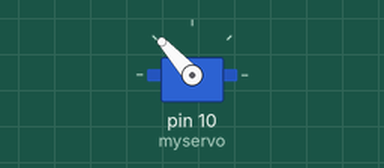
Bench run of a sketch on a simulated Arduino Uno, built with avr-gcc and run on an emulated ATmega328P. Shown: servo. What the sketch prints to the serial monitor is not drawn.

Above: at 0.05 s.
At 0.8 s:
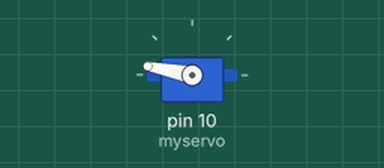
At 1.35 s:
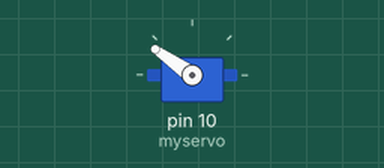
At 2.75 s:
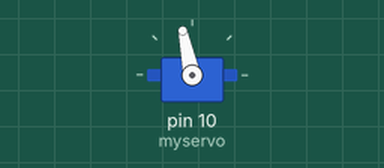
Timing chart, 0 to 7.6 s (numbered marks = the images above):
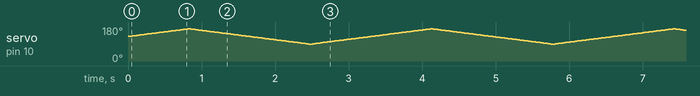

The sketch:

ServoSweep.ino
```cpp
#include <Servo.h>

Servo myservo;  // create servo object to control a servo
// twelve servo objects can be created on most boards

const int MID = 130; //MID point is 112 degree
//variables to store the servo position
int start = 0;
int endpoint = 0;
int pos = 0;
int rightpoint = start+20;
int leftpoint = start-20;
void setup() {
  myservo.attach(10);  //connect signal to pin 9
  /*leftpoint = myservo.read();
  Serial.print(leftpoint);*/
  // initialize position to mid
  myservo.write(MID);
  start = MID;
  //set range between MID+40 and MID-40
  rightpoint = start+40;
  leftpoint = start-40;
  Serial.begin(9600);
  Serial.print("The start degree is: " + start);

  // attaches the servo on pin 9 to the servo object
}

void loop() {

  for (pos=start; pos <= rightpoint; pos += 1) { // goes from 0 degrees to 180 degrees
    // in steps of 1 degree
    myservo.write(pos);   // tell servo to go to position in variable 'pos'
    Serial.print(pos);
    Serial.print(",");
    delay(20);                       // waits 15ms for the servo to reach the position
  }
  Serial.println();
  Serial.println("Turning left: ");
  for (pos=rightpoint; pos >= leftpoint; pos -= 1) { // goes from 180 degrees to 0 degrees
    myservo.write(pos);
    Serial.print(pos);
    Serial.print(",");// tell servo to go to position in variable 'pos'
    delay(20);                       // waits 15ms for the servo to reach the position
  }
  start = pos;
  Serial.println();
  Serial.println("Turning right");
//  int position = (int)sensorAvg/sensorSum;
}
```
